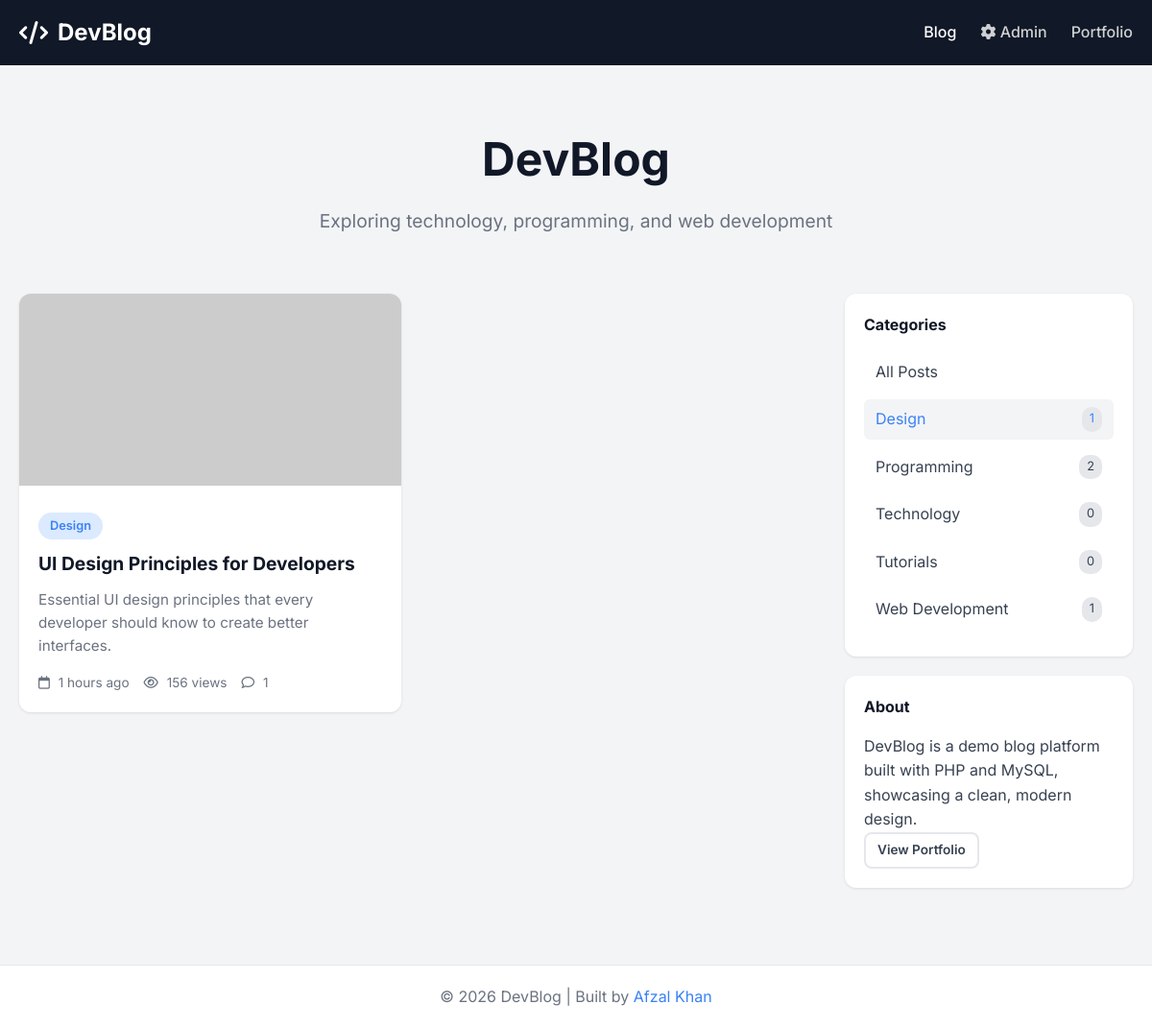
The app's page /index.php?category=4 with its own data.
### tables this page shows
CREATE TABLE IF NOT EXISTS posts (
    id INT AUTO_INCREMENT PRIMARY KEY,
    title VARCHAR(255) NOT NULL,
    slug VARCHAR(255) UNIQUE,
    content TEXT,
    excerpt TEXT,
    featured_image VARCHAR(255),
    category_id INT,
    status ENUM('draft', 'published') DEFAULT 'draft',
    views INT DEFAULT 0,
    created_at TIMESTAMP DEFAULT CURRENT_TIMESTAMP,
    updated_at TIMESTAMP DEFAULT CURRENT_TIMESTAMP ON UPDATE CURRENT_TIMESTAMP,
    FOREIGN KEY (category_id) REFERENCES categories(id) ON DELETE SET NULL
);

CREATE TABLE IF NOT EXISTS categories (
    id INT AUTO_INCREMENT PRIMARY KEY,
    name VARCHAR(100) NOT NULL,
    slug VARCHAR(100) UNIQUE,
    description TEXT,
    created_at TIMESTAMP DEFAULT CURRENT_TIMESTAMP
);

### includes/db.php (called while the page is built, shortened)
<?php
function e($s) { return htmlspecialchars($s, ENT_QUOTES, 'UTF-8'); }
function timeAgo($datetime) {
    $time = strtotime($datetime);
    $diff = time() - $time;
    if ($diff < 86400) return floor($diff / 3600) . ' hours ago';
    return date('M j, Y', $time);
}
?>

### index.php (the view, shortened to what this page needs)
<?php
require_once 'includes/db.php';
$category_filter = isset($_GET['category']) ? (int)$_GET['category'] : 0;
$where = "WHERE p.status = 'published'";
if ($category_filter) $where .= " AND p.category_id = $category_filter";
$posts = $conn->query("SELECT p.*, c.name as category_name, c.slug as category_slug,
    (SELECT COUNT(*) FROM comments WHERE post_id = p.id AND status = 'approved') as comment_count
    FROM posts p LEFT JOIN categories c ON p.category_id = c.id $where ORDER BY p.created_at DESC");
$categories = $conn->query("SELECT c.*, (SELECT COUNT(*) FROM posts WHERE category_id = c.id AND status = 'published') as post_count FROM categories c ORDER BY name");
$catList = []; while ($c = $categories->fetch_assoc()) $catList[] = $c;
?>
<!DOCTYPE html>
<html lang="en">
<head>
    <link rel="stylesheet" href="https://cdnjs.cloudflare.com/ajax/libs/font-awesome/6.5.1/css/all.min.css">
    <link rel="stylesheet" href="css/style.css">
</head>
<body>
    <header class="header">
        <div class="container">
            <div class="header-content">
                <a href="index.php" class="logo"><i class="fas fa-code"></i> DevBlog</a>
                <nav class="nav">
                    <a href="index.php" class="nav-link active">Blog</a>
                    <a href="admin/" class="nav-link"><i class="fas fa-cog"></i> Admin</a>
                    <a href="../../index.html" class="nav-link">Portfolio</a>
                </nav>
            </div>
        </div>
    </header>
    <main class="main">
        <div class="container">
            <div class="hero">
                <h1>DevBlog</h1>
                <p>Exploring technology, programming, and web development</p>
            </div>
            <div class="blog-layout">
                <section class="posts-section">
                    <?php if ($posts->num_rows > 0): ?>
                        <div class="posts-grid">
                            <?php while ($post = $posts->fetch_assoc()): ?>
                                <article class="post-card">
                                    <a href="post.php?slug=<?php echo e($post['slug']); ?>" class="post-image">
                                        <img src="<?php echo e($post['featured_image']); ?>" alt="<?php echo e($post['title']); ?>"
                                             onerror="this.src='https://via.placeholder.com/400x250?text=No+Image'">
                                    </a>
                                    <div class="post-content">
                                        <?php if ($post['category_name']): ?>
                                            <a href="index.php?category=<?php echo $post['category_id']; ?>" class="post-category">
                                                <?php echo e($post['category_name']); ?>
                                            </a>
                                        <?php endif; ?>
                                        <h2 class="post-title">
                                            <a href="post.php?slug=<?php echo e($post['slug']); ?>"><?php echo e($post['title']); ?></a>
                                        </h2>
                                        <p class="post-excerpt"><?php echo e($post['excerpt'] ?: excerpt($post['content'])); ?></p>
                                        <div class="post-meta">
                                            <span><i class="far fa-calendar"></i> <?php echo timeAgo($post['created_at']); ?></span>
                                            <span><i class="far fa-eye"></i> <?php echo $post['views']; ?> views</span>
                                            <span><i class="far fa-comment"></i> <?php echo $post['comment_count']; ?></span>
                                        </div>
                                    </div>
                                </article>
                            <?php endwhile; ?>
                        </div>
                    <?php endif; ?>
                </section>
                <aside class="sidebar">
                    <div class="widget">
                        <h3>Categories</h3>
                        <ul class="category-list">
                            <li><a href="index.php" class="<?php echo !$category_filter ? 'active' : ''; ?>">All Posts</a></li>
                            <?php foreach ($catList as $cat): ?>
                                <li>
                                    <a href="index.php?category=<?php echo $cat['id']; ?>"
                                       class="<?php echo $category_filter == $cat['id'] ? 'active' : ''; ?>">
                                        <?php echo e($cat['name']); ?>
                                        <span class="count"><?php echo $cat['post_count']; ?></span>
                                    </a>
                                </li>
                            <?php endforeach; ?>
                        </ul>
                    </div>
                    <div class="widget">
                        <h3>About</h3>
                        <p>DevBlog is a demo blog platform built with PHP and MySQL, showcasing a clean, modern design.</p>
                        <a href="../../index.html" class="btn btn-outline btn-sm">View Portfolio</a>
                    </div>
                </aside>
            </div>
        </div>
    </main>
    <footer class="footer">
        <div class="container">
            <p>&copy; 2026 DevBlog | Built by <a href="../../index.html">Afzal Khan</a></p>
        </div>
    </footer>
</body>
</html>

### css/style.css (style rules this page uses)
* { margin: 0; padding: 0; box-sizing: border-box; }
:root { --primary: #3b82f6; --primary-dark: #2563eb; --gray-50: #f9fafb; --gray-100: #f3f4f6; --gray-200: #e5e7eb; --gray-500: #6b7280; --gray-700: #374151; --gray-900: #111827; }
body { font-family: 'Inter', sans-serif; background: var(--gray-100); color: var(--gray-700); line-height: 1.6; }
.container { max-width: 1200px; margin: 0 auto; padding: 0 20px; }
.header { background: var(--gray-900); padding: 15px 0; }
.header-content { display: flex; justify-content: space-between; align-items: center; }
.logo { color: white; text-decoration: none; font-size: 1.5rem; font-weight: 700; display: flex; align-items: center; gap: 10px; }
.nav { display: flex; gap: 25px; }
.nav-link { color: rgba(255, 255, 255, 0.8); text-decoration: none; font-weight: 500; transition: color 0.2s; }
.nav-link:hover, .nav-link.active { color: white; }
.hero { text-align: center; padding: 60px 0; }
.hero h1 { font-size: 3rem; color: var(--gray-900); margin-bottom: 10px; }
.hero p { font-size: 1.2rem; color: var(--gray-500); }
.blog-layout { display: grid; grid-template-columns: 1fr 300px; gap: 40px; padding-bottom: 60px; }
.posts-grid { display: grid; grid-template-columns: repeat(auto-fill, minmax(300px, 1fr)); gap: 25px; }
.post-card { background: white; border-radius: 12px; overflow: hidden; box-shadow: 0 1px 3px rgba(0, 0, 0, 0.1); transition: transform 0.2s, box-shadow 0.2s; }
.post-image img { width: 100%; height: 200px; object-fit: cover; }
.post-content { padding: 20px; }
.post-category { display: inline-block; background: #dbeafe; color: var(--primary); padding: 4px 12px; border-radius: 20px; font-size: 0.8rem; font-weight: 600; text-decoration: none; margin-bottom: 10px; }
.post-title { font-size: 1.2rem; margin-bottom: 10px; }
.post-title a { color: var(--gray-900); text-decoration: none; }
.post-excerpt { color: var(--gray-500); font-size: 0.95rem; margin-bottom: 15px; }
.post-meta { display: flex; gap: 15px; font-size: 0.85rem; color: var(--gray-500); }
.post-meta i { margin-right: 5px; }
.sidebar { position: sticky; top: 80px; height: fit-content; }
.widget { background: white; border-radius: 12px; padding: 20px; margin-bottom: 20px; box-shadow: 0 1px 3px rgba(0, 0, 0, 0.1); }
.widget h3 { font-size: 1rem; margin-bottom: 15px; color: var(--gray-900); }
.category-list { list-style: none; }
.category-list li { margin-bottom: 8px; }
.category-list a { display: flex; justify-content: space-between; color: var(--gray-700); text-decoration: none; padding: 8px 12px; border-radius: 6px; transition: background 0.2s; }
.category-list a:hover, .category-list a.active { background: var(--gray-100); color: var(--primary); }
.category-list .count { background: var(--gray-200); padding: 2px 8px; border-radius: 10px; font-size: 0.8rem; }
.btn { display: inline-flex; align-items: center; gap: 8px; padding: 10px 20px; border: none; border-radius: 8px; font-weight: 600; cursor: pointer; text-decoration: none; transition: all 0.2s; }
.btn-outline { background: transparent; color: var(--gray-700); border: 2px solid var(--gray-200); }
.btn-sm { padding: 6px 12px; font-size: 0.85rem; }
.footer { background: white; padding: 20px; text-align: center; color: var(--gray-500); border-top: 1px solid var(--gray-200); }
.footer a { color: var(--primary); text-decoration: none; }

### records on screen
posts: category.name "Design", title "UI Design Principles for Developers", excerpt "Essential UI design principles that every developer should know to create better interfaces.", created_at "1 hours ago", views "156", comment_count "1"
categories: name "Design", post_count "1"
categories: name "Programming", post_count "2"
categories: name "Technology", post_count "0"
categories: name "Tutorials", post_count "0"
categories: name "Web Development", post_count "1"
